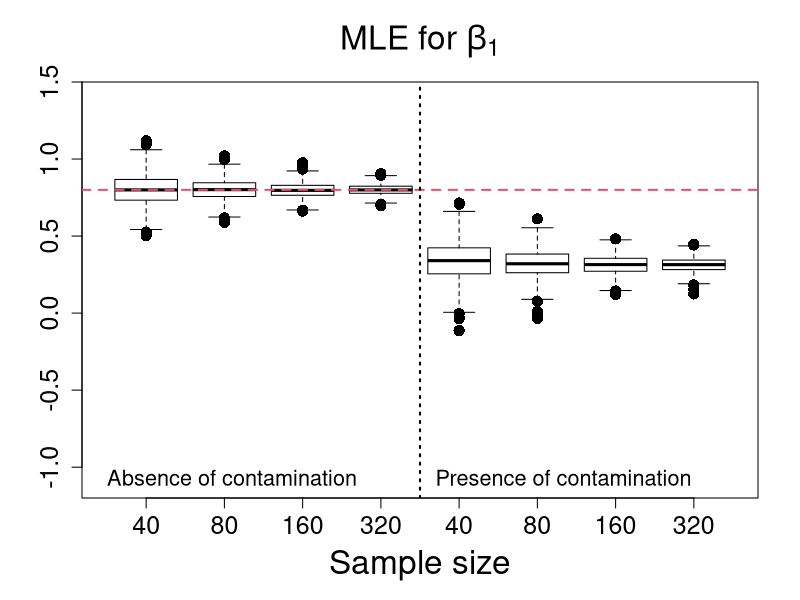
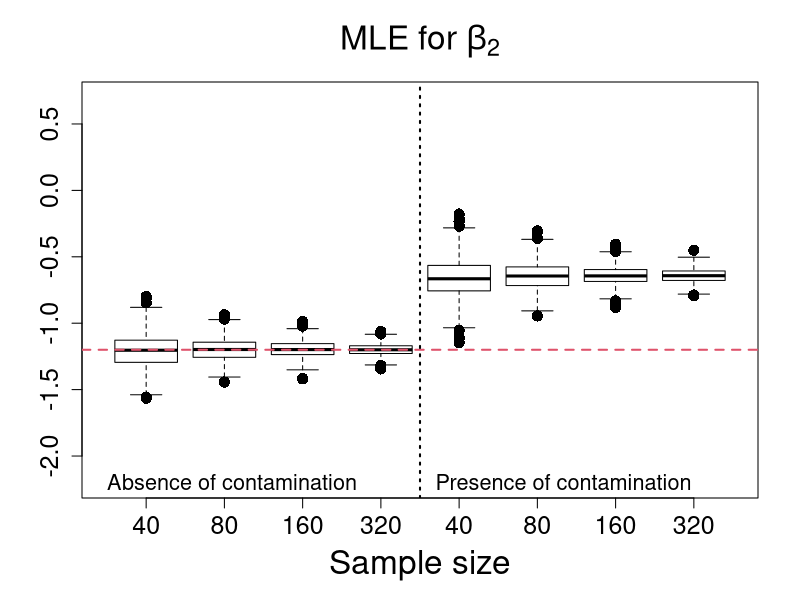
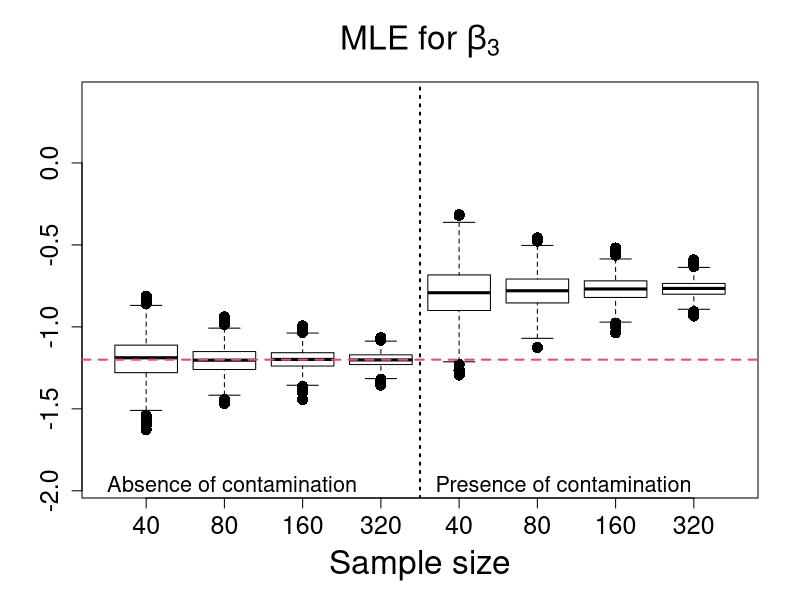
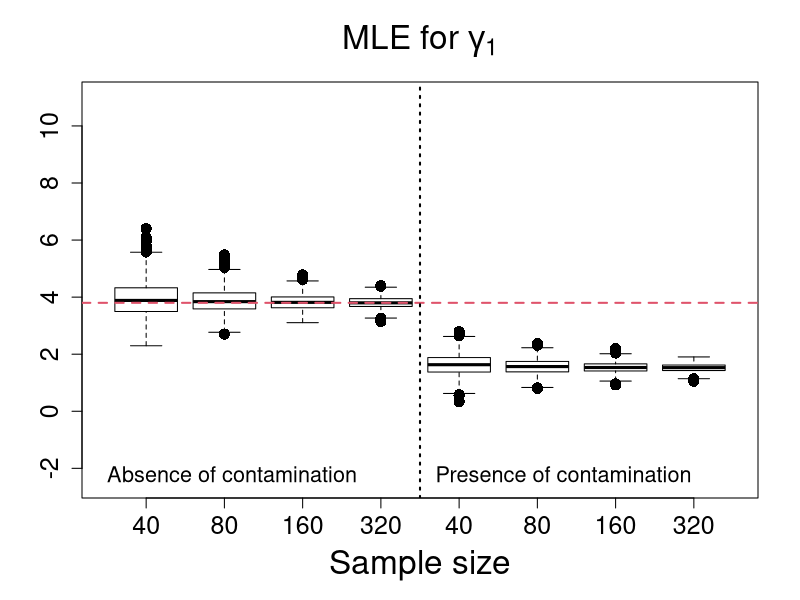
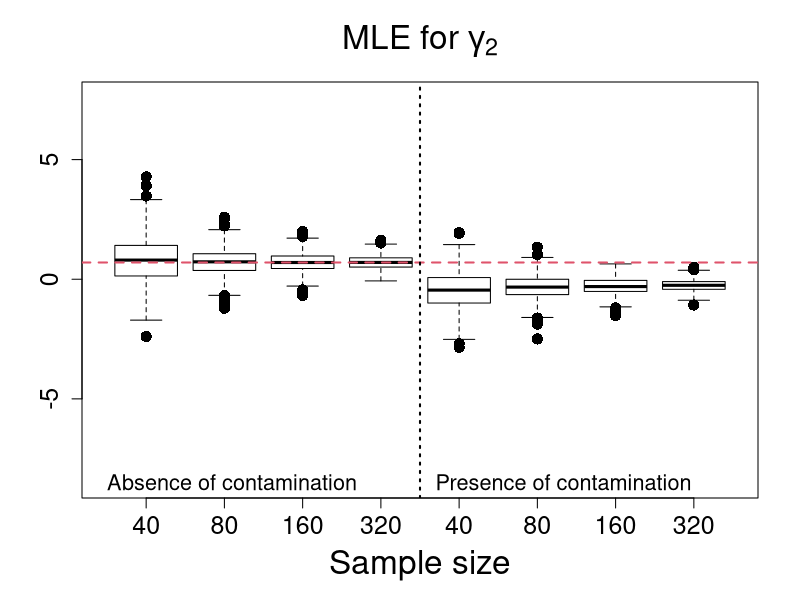
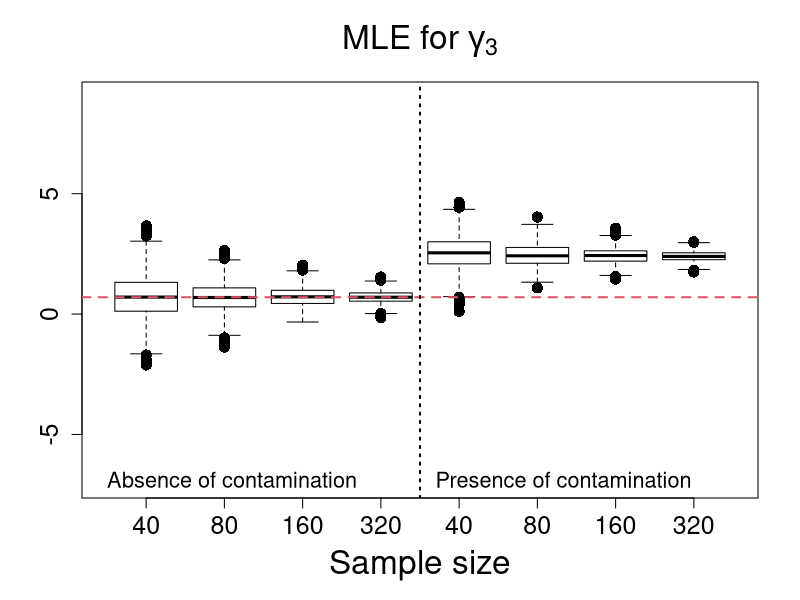
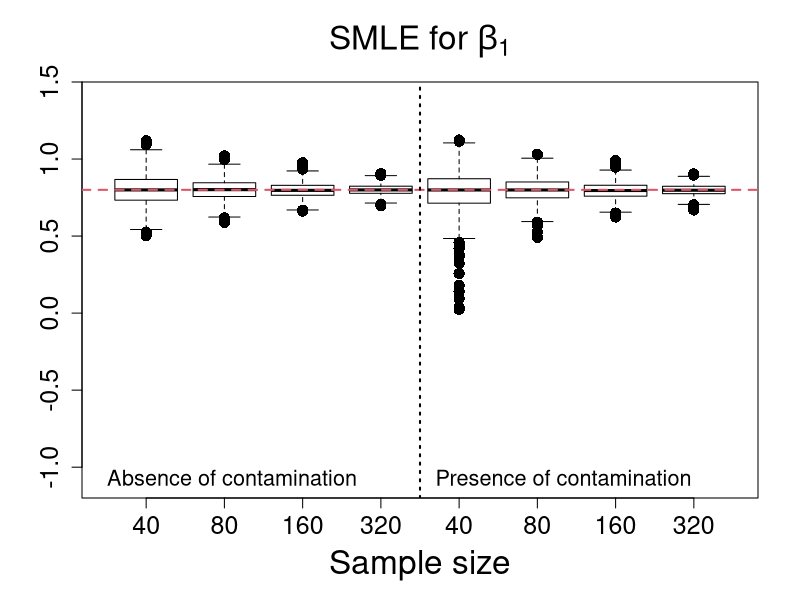
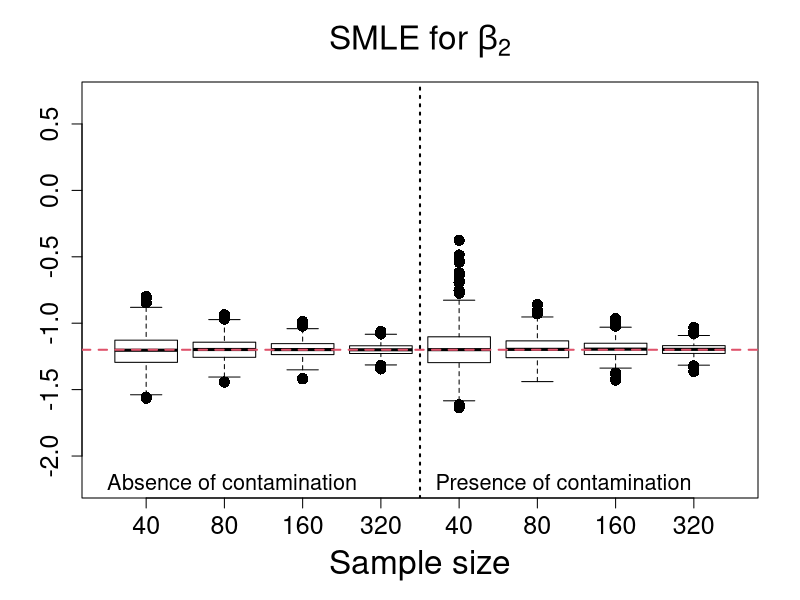

These charts were generated, in order, by the following R code:
rm(list=ls())

data40 <- read.table("Estimates_Scenario2_n40.txt", h=T)
data80 <- read.table("Estimates_Scenario2_n80.txt", h=T)
data160 <- read.table("Estimates_Scenario2_n160.txt", h=T)
data320 <- read.table("Estimates_Scenario2_n320.txt", h=T)

#**************************MLE estimates******************************#
MLE_beta1_n40 <- data40$MLE_beta1; MLEC_beta1_n40 <- data40$MLE_C_beta1
MLE_beta2_n40 <- data40$MLE_beta2; MLEC_beta2_n40 <- data40$MLE_C_beta2
MLE_beta3_n40 <- data40$MLE_beta3; MLEC_beta3_n40 <- data40$MLE_C_beta3
MLE_gama1_n40 <- data40$MLE_gama1; MLEC_gama1_n40 <- data40$MLE_C_gama1
MLE_gama2_n40 <- data40$MLE_gama2; MLEC_gama2_n40 <- data40$MLE_C_gama2
MLE_gama3_n40 <- data40$MLE_gama3; MLEC_gama3_n40 <- data40$MLE_C_gama3

MLE_beta1_n80 <- data80$MLE_beta1; MLEC_beta1_n80 <- data80$MLE_C_beta1
MLE_beta2_n80 <- data80$MLE_beta2; MLEC_beta2_n80 <- data80$MLE_C_beta2
MLE_beta3_n80 <- data80$MLE_beta3; MLEC_beta3_n80 <- data80$MLE_C_beta3
MLE_gama1_n80 <- data80$MLE_gama1; MLEC_gama1_n80 <- data80$MLE_C_gama1
MLE_gama2_n80 <- data80$MLE_gama2; MLEC_gama2_n80 <- data80$MLE_C_gama2
MLE_gama3_n80 <- data80$MLE_gama3; MLEC_gama3_n80 <- data80$MLE_C_gama3

MLE_beta1_n160 <- data160$MLE_beta1; MLEC_beta1_n160 <- data160$MLE_C_beta1
MLE_beta2_n160 <- data160$MLE_beta2; MLEC_beta2_n160 <- data160$MLE_C_beta2
MLE_beta3_n160 <- data160$MLE_beta3; MLEC_beta3_n160 <- data160$MLE_C_beta3
MLE_gama1_n160 <- data160$MLE_gama1; MLEC_gama1_n160 <- data160$MLE_C_gama1
MLE_gama2_n160 <- data160$MLE_gama2; MLEC_gama2_n160 <- data160$MLE_C_gama2
MLE_gama3_n160 <- data160$MLE_gama3; MLEC_gama3_n160 <- data160$MLE_C_gama3

MLE_beta1_n320 <- data320$MLE_beta1; MLEC_beta1_n320 <- data320$MLE_C_beta1
MLE_beta2_n320 <- data320$MLE_beta2; MLEC_beta2_n320 <- data320$MLE_C_beta2
MLE_beta3_n320 <- data320$MLE_beta3; MLEC_beta3_n320 <- data320$MLE_C_beta3
MLE_gama1_n320 <- data320$MLE_gama1; MLEC_gama1_n320 <- data320$MLE_C_gama1
MLE_gama2_n320 <- data320$MLE_gama2; MLEC_gama2_n320 <- data320$MLE_C_gama2
MLE_gama3_n320 <- data320$MLE_gama3; MLEC_gama3_n320 <- data320$MLE_C_gama3


#**************************SMLE estimates******************************#
SMLE_beta1_n40 <- data40$SMLE_beta1; SMLEC_beta1_n40 <- data40$SMLE_C_beta1
SMLE_beta2_n40 <- data40$SMLE_beta2; SMLEC_beta2_n40 <- data40$SMLE_C_beta2
SMLE_beta3_n40 <- data40$SMLE_beta3; SMLEC_beta3_n40 <- data40$SMLE_C_beta3
SMLE_gama1_n40 <- data40$SMLE_gama1; SMLEC_gama1_n40 <- data40$SMLE_C_gama1
SMLE_gama2_n40 <- data40$SMLE_gama2; SMLEC_gama2_n40 <- data40$SMLE_C_gama2
SMLE_gama3_n40 <- data40$SMLE_gama3; SMLEC_gama3_n40 <- data40$SMLE_C_gama3

SMLE_beta1_n80 <- data80$SMLE_beta1; SMLEC_beta1_n80 <- data80$SMLE_C_beta1
SMLE_beta2_n80 <- data80$SMLE_beta2; SMLEC_beta2_n80 <- data80$SMLE_C_beta2
SMLE_beta3_n80 <- data80$SMLE_beta3; SMLEC_beta3_n80 <- data80$SMLE_C_beta3
SMLE_gama1_n80 <- data80$SMLE_gama1; SMLEC_gama1_n80 <- data80$SMLE_C_gama1
SMLE_gama2_n80 <- data80$SMLE_gama2; SMLEC_gama2_n80 <- data80$SMLE_C_gama2
SMLE_gama3_n80 <- data80$SMLE_gama3; SMLEC_gama3_n80 <- data80$SMLE_C_gama3

SMLE_beta1_n160 <- data160$SMLE_beta1; SMLEC_beta1_n160 <- data160$SMLE_C_beta1
SMLE_beta2_n160 <- data160$SMLE_beta2; SMLEC_beta2_n160 <- data160$SMLE_C_beta2
SMLE_beta3_n160 <- data160$SMLE_beta3; SMLEC_beta3_n160 <- data160$SMLE_C_beta3
SMLE_gama1_n160 <- data160$SMLE_gama1; SMLEC_gama1_n160 <- data160$SMLE_C_gama1
SMLE_gama2_n160 <- data160$SMLE_gama2; SMLEC_gama2_n160 <- data160$SMLE_C_gama2
SMLE_gama3_n160 <- data160$SMLE_gama3; SMLEC_gama3_n160 <- data160$SMLE_C_gama3

SMLE_beta1_n320 <- data320$SMLE_beta1; SMLEC_beta1_n320 <- data320$SMLE_C_beta1
SMLE_beta2_n320 <- data320$SMLE_beta2; SMLEC_beta2_n320 <- data320$SMLE_C_beta2
SMLE_beta3_n320 <- data320$SMLE_beta3; SMLEC_beta3_n320 <- data320$SMLE_C_beta3
SMLE_gama1_n320 <- data320$SMLE_gama1; SMLEC_gama1_n320 <- data320$SMLE_C_gama1
SMLE_gama2_n320 <- data320$SMLE_gama2; SMLEC_gama2_n320 <- data320$SMLE_C_gama2
SMLE_gama3_n320 <- data320$SMLE_gama3; SMLEC_gama3_n320 <- data320$SMLE_C_gama3

#**************************MDPDE estimates******************************#

MDPDE_beta1_n40 <- data40$MDPDE_beta1; MDPDEC_beta1_n40 <- data40$MDPDE_C_beta1
MDPDE_beta2_n40 <- data40$MDPDE_beta2; MDPDEC_beta2_n40 <- data40$MDPDE_C_beta2
MDPDE_beta3_n40 <- data40$MDPDE_beta3; MDPDEC_beta3_n40 <- data40$MDPDE_C_beta3
MDPDE_gama1_n40 <- data40$MDPDE_gama1; MDPDEC_gama1_n40 <- data40$MDPDE_C_gama1
MDPDE_gama2_n40 <- data40$MDPDE_gama2; MDPDEC_gama2_n40 <- data40$MDPDE_C_gama2
MDPDE_gama3_n40 <- data40$MDPDE_gama3; MDPDEC_gama3_n40 <- data40$MDPDE_C_gama3

MDPDE_beta1_n80 <- data80$MDPDE_beta1; MDPDEC_beta1_n80 <- data80$MDPDE_C_beta1
MDPDE_beta2_n80 <- data80$MDPDE_beta2; MDPDEC_beta2_n80 <- data80$MDPDE_C_beta2
MDPDE_beta3_n80 <- data80$MDPDE_beta3; MDPDEC_beta3_n80 <- data80$MDPDE_C_beta3
MDPDE_gama1_n80 <- data80$MDPDE_gama1; MDPDEC_gama1_n80 <- data80$MDPDE_C_gama1
MDPDE_gama2_n80 <- data80$MDPDE_gama2; MDPDEC_gama2_n80 <- data80$MDPDE_C_gama2
MDPDE_gama3_n80 <- data80$MDPDE_gama3; MDPDEC_gama3_n80 <- data80$MDPDE_C_gama3

MDPDE_beta1_n160 <- data160$MDPDE_beta1; MDPDEC_beta1_n160 <- data160$MDPDE_C_beta1
MDPDE_beta2_n160 <- data160$MDPDE_beta2; MDPDEC_beta2_n160 <- data160$MDPDE_C_beta2
MDPDE_beta3_n160 <- data160$MDPDE_beta3; MDPDEC_beta3_n160 <- data160$MDPDE_C_beta3
MDPDE_gama1_n160 <- data160$MDPDE_gama1; MDPDEC_gama1_n160 <- data160$MDPDE_C_gama1
MDPDE_gama2_n160 <- data160$MDPDE_gama2; MDPDEC_gama2_n160 <- data160$MDPDE_C_gama2
MDPDE_gama3_n160 <- data160$MDPDE_gama3; MDPDEC_gama3_n160 <- data160$MDPDE_C_gama3

MDPDE_beta1_n320 <- data320$MDPDE_beta1; MDPDEC_beta1_n320 <- data320$MDPDE_C_beta1
MDPDE_beta2_n320 <- data320$MDPDE_beta2; MDPDEC_beta2_n320 <- data320$MDPDE_C_beta2
MDPDE_beta3_n320 <- data320$MDPDE_beta3; MDPDEC_beta3_n320 <- data320$MDPDE_C_beta3
MDPDE_gama1_n320 <- data320$MDPDE_gama1; MDPDEC_gama1_n320 <- data320$MDPDE_C_gama1
MDPDE_gama2_n320 <- data320$MDPDE_gama2; MDPDEC_gama2_n320 <- data320$MDPDE_C_gama2
MDPDE_gama3_n320 <- data320$MDPDE_gama3; MDPDEC_gama3_n320 <- data320$MDPDE_C_gama3

#********************MLE estimates of beta1****************#
boxplot(MLE_beta1_n40,MLE_beta1_n80,MLE_beta1_n160,MLE_beta1_n320,
MLEC_beta1_n40,MLEC_beta1_n80,MLEC_beta1_n160,MLEC_beta1_n320,
main=expression( paste("MLE for ", beta[1])),
xlab="Sample size",ylab="",names=c(40,80,160,320,40,80,160,320),outline=T,
ylim=c(-1.1,1.4), cex=1.5,cex.lab=2.0,cex.axis=1.5,cex.main=2.0, pch=16, col=NULL)
abline(0.8,0,col=2,lty=2,lwd=2)
abline(v=4.5,lty=3,lwd=2)
legend(0.0,-0.9,"Absence of contamination",bty="n",cex=1.3)
legend(4.2,-0.9,"Presence of contamination",bty="n",cex=1.3)

#********************MLE estimates of beta2****************#
boxplot(MLE_beta2_n40,MLE_beta2_n80,MLE_beta2_n160,MLE_beta2_n320,
MLEC_beta2_n40,MLEC_beta2_n80,MLEC_beta2_n160,MLEC_beta2_n320,
main=expression( paste("MLE for ", beta[2])),
xlab="Sample size",ylab="",names=c(40,80,160,320,40,80,160,320),outline=T,
ylim=c(-2.2,0.7), cex=1.5,cex.lab=2.0,cex.axis=1.5,cex.main=2.0, pch=16, col=NULL)
abline(-1.2,0,col=2,lty=2,lwd=2)
abline(v=4.5,lty=3,lwd=2)
legend(0.0,-2.0,"Absence of contamination",bty="n",cex=1.3)
legend(4.2,-2.0,"Presence of contamination",bty="n",cex=1.3)

#********************MLE estimates of beta3****************#
boxplot(MLE_beta3_n40,MLE_beta3_n80,MLE_beta3_n160,MLE_beta3_n320,
MLEC_beta3_n40,MLEC_beta3_n80,MLEC_beta3_n160,MLEC_beta3_n320,
main=expression( paste("MLE for ", beta[3])),
xlab="Sample size",ylab="",names=c(40,80,160,320,40,80,160,320),outline=T,
ylim=c(-1.95,0.4), cex=1.5,cex.lab=2.0,cex.axis=1.5,cex.main=2.0, pch=16, col=NULL)
abline(-1.2,0,col=2,lty=2,lwd=2)
abline(v=4.5,lty=3,lwd=2)
legend(0.0,-1.8,"Absence of contamination",bty="n",cex=1.3)
legend(4.2,-1.8,"Presence of contamination",bty="n",cex=1.3)

#********************MLE estimates of gamma1****************#
boxplot(MLE_gama1_n40,MLE_gama1_n80,MLE_gama1_n160,MLE_gama1_n320,
MLEC_gama1_n40,MLEC_gama1_n80,MLEC_gama1_n160,MLEC_gama1_n320,
main=expression( paste("MLE for ", gamma[1])),
xlab="Sample size",ylab="",names=c(40,80,160,320,40,80,160,320),outline=T,
ylim=c(-2.5,11), cex=1.5,cex.lab=2.0,cex.axis=1.5,cex.main=2.0, pch=16, col=NULL)
abline(3.8,0,col=2,lty=2,lwd=2)
abline(v=4.5,lty=3,lwd=2)
legend(0.0,-1.3,"Absence of contamination",bty="n",cex=1.3)
legend(4.2,-1.3,"Presence of contamination",bty="n",cex=1.3)

#********************MLE estimates of gamma2****************#
boxplot(MLE_gama2_n40,MLE_gama2_n80,MLE_gama2_n160,MLE_gama2_n320,
MLEC_gama2_n40,MLEC_gama2_n80,MLEC_gama2_n160,MLEC_gama2_n320,
main=expression( paste("MLE for ", gamma[2])),
xlab="Sample size",ylab="",names=c(40,80,160,320,40,80,160,320),outline=T,
ylim=c(-8.5,7.6), cex=1.5,cex.lab=2.0,cex.axis=1.5,cex.main=2.0, pch=16, col=NULL)
abline(0.7,0,col=2,lty=2,lwd=2)
abline(v=4.5,lty=3,lwd=2)
legend(0.0,-7.4,"Absence of contamination",bty="n",cex=1.3)
legend(4.2,-7.4,"Presence of contamination",bty="n",cex=1.3)

#********************MLE estimates of gamma3****************#
boxplot(MLE_gama3_n40,MLE_gama3_n80,MLE_gama3_n160,MLE_gama3_n320,
MLEC_gama3_n40,MLEC_gama3_n80,MLEC_gama3_n160,MLEC_gama3_n320,
main=expression( paste("MLE for ", gamma[3])),
xlab="Sample size",ylab="",names=c(40,80,160,320,40,80,160,320),outline=T,
ylim=c(-7.0,9), cex=1.5,cex.lab=2.0,cex.axis=1.5,cex.main=2.0, pch=16, col=NULL)
abline(0.7,0,col=2,lty=2,lwd=2)
abline(v=4.5,lty=3,lwd=2)
legend(0.0,-5.8,"Absence of contamination",bty="n",cex=1.3)
legend(4.2,-5.8,"Presence of contamination",bty="n",cex=1.3)

#**************************SMLE estimates******************************#

#********************SMLE estimates of beta1****************#
boxplot(SMLE_beta1_n40,SMLE_beta1_n80,SMLE_beta1_n160,SMLE_beta1_n320,
SMLEC_beta1_n40,SMLEC_beta1_n80,SMLEC_beta1_n160,SMLEC_beta1_n320,
main=expression( paste("SMLE for ", beta[1])),
xlab="Sample size",ylab="",names=c(40,80,160,320,40,80,160,320),outline=T,
ylim=c(-1.1,1.4), cex=1.5,cex.lab=2.0,cex.axis=1.5,cex.main=2.0, pch=16, col=NULL)
abline(0.8,0,col=2,lty=2,lwd=2)
abline(v=4.5,lty=3,lwd=2)
legend(0.0,-0.9,"Absence of contamination",bty="n",cex=1.3)
legend(4.2,-0.9,"Presence of contamination",bty="n",cex=1.3)

#********************SMLE estimates of beta2****************#
boxplot(SMLE_beta2_n40,SMLE_beta2_n80,SMLE_beta2_n160,SMLE_beta2_n320,
SMLEC_beta2_n40,SMLEC_beta2_n80,SMLEC_beta2_n160,SMLEC_beta2_n320,
main=expression( paste("SMLE for ", beta[2])),
xlab="Sample size",ylab="",names=c(40,80,160,320,40,80,160,320),outline=T,
ylim=c(-2.2,0.7), cex=1.5,cex.lab=2.0,cex.axis=1.5,cex.main=2.0, pch=16, col=NULL)
abline(-1.2,0,col=2,lty=2,lwd=2)
abline(v=4.5,lty=3,lwd=2)
legend(0.0,-2.0,"Absence of contamination",bty="n",cex=1.3)
legend(4.2,-2.0,"Presence of contamination",bty="n",cex=1.3)

#********************SMLE estimates of beta3****************#
boxplot(SMLE_beta3_n40,SMLE_beta3_n80,SMLE_beta3_n160,SMLE_beta3_n320,
SMLEC_beta3_n40,SMLEC_beta3_n80,SMLEC_beta3_n160,SMLEC_beta3_n320,
main=expression( paste("SMLE for ", beta[3])),
xlab="Sample size",ylab="",names=c(40,80,160,320,40,80,160,320),outline=T,
ylim=c(-1.95,0.4), cex=1.5,cex.lab=2.0,cex.axis=1.5,cex.main=2.0, pch=16, col=NULL)
abline(-1.2,0,col=2,lty=2,lwd=2)
abline(v=4.5,lty=3,lwd=2)
legend(0.0,-1.8,"Absence of contamination",bty="n",cex=1.3)
legend(4.2,-1.8,"Presence of contamination",bty="n",cex=1.3)

#********************SMLE estimates of gamma1****************#
boxplot(SMLE_gama1_n40,SMLE_gama1_n80,SMLE_gama1_n160,SMLE_gama1_n320,
SMLEC_gama1_n40,SMLEC_gama1_n80,SMLEC_gama1_n160,SMLEC_gama1_n320,
main=expression( paste("SMLE for ", gamma[1])),
xlab="Sample size",ylab="",names=c(40,80,160,320,40,80,160,320),outline=T,
ylim=c(-2.5,11), cex=1.5,cex.lab=2.0,cex.axis=1.5,cex.main=2.0, pch=16, col=NULL)
abline(3.8,0,col=2,lty=2,lwd=2)
abline(v=4.5,lty=3,lwd=2)
legend(0.0,-1.3,"Absence of contamination",bty="n",cex=1.3)
legend(4.2,-1.3,"Presence of contamination",bty="n",cex=1.3)

#********************SMLE estimates of gamma2****************#
boxplot(SMLE_gama2_n40,SMLE_gama2_n80,SMLE_gama2_n160,SMLE_gama2_n320,
SMLEC_gama2_n40,SMLEC_gama2_n80,SMLEC_gama2_n160,SMLEC_gama2_n320,
main=expression( paste("SMLE for ", gamma[2])),
xlab="Sample size",ylab="",names=c(40,80,160,320,40,80,160,320),outline=T,
ylim=c(-8.5,7.6), cex=1.5,cex.lab=2.0,cex.axis=1.5,cex.main=2.0, pch=16, col=NULL)
abline(0.7,0,col=2,lty=2,lwd=2)
abline(v=4.5,lty=3,lwd=2)
legend(0.0,-7.4,"Absence of contamination",bty="n",cex=1.3)
legend(4.2,-7.4,"Presence of contamination",bty="n",cex=1.3)

#********************SMLE estimates of gamma3****************#
boxplot(SMLE_gama3_n40,SMLE_gama3_n80,SMLE_gama3_n160,SMLE_gama3_n320,
SMLEC_gama3_n40,SMLEC_gama3_n80,SMLEC_gama3_n160,SMLEC_gama3_n320,
main=expression( paste("SMLE for ", gamma[3])),
xlab="Sample size",ylab="",names=c(40,80,160,320,40,80,160,320),outline=T,
ylim=c(-7.0,9), cex=1.5,cex.lab=2.0,cex.axis=1.5,cex.main=2.0, pch=16, col=NULL)
abline(0.7,0,col=2,lty=2,lwd=2)
abline(v=4.5,lty=3,lwd=2)
legend(0.0,-5.8,"Absence of contamination",bty="n",cex=1.3)
legend(4.2,-5.8,"Presence of contamination",bty="n",cex=1.3)

#**************************MDPDE estimates******************************#

#********************MDPDE estimates of beta1****************#
boxplot(MDPDE_beta1_n40,MDPDE_beta1_n80,MDPDE_beta1_n160,MDPDE_beta1_n320,
MDPDEC_beta1_n40,MDPDEC_beta1_n80,MDPDEC_beta1_n160,MDPDEC_beta1_n320,
main=expression( paste("MDPDE for ", beta[1])),
xlab="Sample size",ylab="",names=c(40,80,160,320,40,80,160,320),outline=T,
ylim=c(-1.1,1.4), cex=1.5,cex.lab=2.0,cex.axis=1.5,cex.main=2.0, pch=16, col=NULL)
abline(0.8,0,col=2,lty=2,lwd=2)
abline(v=4.5,lty=3,lwd=2)
legend(0.0,-0.9,"Absence of contamination",bty="n",cex=1.3)
legend(4.2,-0.9,"Presence of contamination",bty="n",cex=1.3)

#********************MDPDE estimates of beta2****************#
boxplot(MDPDE_beta2_n40,MDPDE_beta2_n80,MDPDE_beta2_n160,MDPDE_beta2_n320,
MDPDEC_beta2_n40,MDPDEC_beta2_n80,MDPDEC_beta2_n160,MDPDEC_beta2_n320,
main=expression( paste("MDPDE for ", beta[2])),
xlab="Sample size",ylab="",names=c(40,80,160,320,40,80,160,320),outline=T,
ylim=c(-2.2,0.7), cex=1.5,cex.lab=2.0,cex.axis=1.5,cex.main=2.0, pch=16, col=NULL)
abline(-1.2,0,col=2,lty=2,lwd=2)
abline(v=4.5,lty=3,lwd=2)
legend(0.0,-2.0,"Absence of contamination",bty="n",cex=1.3)
legend(4.2,-2.0,"Presence of contamination",bty="n",cex=1.3)

#********************MDPDE estimates of beta3****************#
boxplot(MDPDE_beta3_n40,MDPDE_beta3_n80,MDPDE_beta3_n160,MDPDE_beta3_n320,
MDPDEC_beta3_n40,MDPDEC_beta3_n80,MDPDEC_beta3_n160,MDPDEC_beta3_n320,
main=expression( paste("MDPDE for ", beta[3])),
xlab="Sample size",ylab="",names=c(40,80,160,320,40,80,160,320),outline=T,
ylim=c(-1.95,0.4), cex=1.5,cex.lab=2.0,cex.axis=1.5,cex.main=2.0, pch=16, col=NULL)
abline(-1.2,0,col=2,lty=2,lwd=2)
abline(v=4.5,lty=3,lwd=2)
legend(0.0,-1.8,"Absence of contamination",bty="n",cex=1.3)
legend(4.2,-1.8,"Presence of contamination",bty="n",cex=1.3)

#********************MDPDE estimates of gamma1****************#
boxplot(MDPDE_gama1_n40,MDPDE_gama1_n80,MDPDE_gama1_n160,MDPDE_gama1_n320,
MDPDEC_gama1_n40,MDPDEC_gama1_n80,MDPDEC_gama1_n160,MDPDEC_gama1_n320,
main=expression( paste("MDPDE for ", gamma[1])),
xlab="Sample size",ylab="",names=c(40,80,160,320,40,80,160,320),outline=T,
ylim=c(-2.5,11), cex=1.5,cex.lab=2.0,cex.axis=1.5,cex.main=2.0, pch=16, col=NULL)
abline(3.8,0,col=2,lty=2,lwd=2)
abline(v=4.5,lty=3,lwd=2)
legend(0.0,-1.3,"Absence of contamination",bty="n",cex=1.3)
legend(4.2,-1.3,"Presence of contamination",bty="n",cex=1.3)

#********************MDPDE estimates of gamma2****************#
boxplot(MDPDE_gama2_n40,MDPDE_gama2_n80,MDPDE_gama2_n160,MDPDE_gama2_n320,
MDPDEC_gama2_n40,MDPDEC_gama2_n80,MDPDEC_gama2_n160,MDPDEC_gama2_n320,
main=expression( paste("MDPDE for ", gamma[2])),
xlab="Sample size",ylab="",names=c(40,80,160,320,40,80,160,320),outline=T,
ylim=c(-8.5,7.6), cex=1.5,cex.lab=2.0,cex.axis=1.5,cex.main=2.0, pch=16, col=NULL)
abline(0.7,0,col=2,lty=2,lwd=2)
abline(v=4.5,lty=3,lwd=2)
legend(0.0,-7.4,"Absence of contamination",bty="n",cex=1.3)
legend(4.2,-7.4,"Presence of contamination",bty="n",cex=1.3)

#********************MDPDE estimates of gamma3****************#
boxplot(MDPDE_gama3_n40,MDPDE_gama3_n80,MDPDE_gama3_n160,MDPDE_gama3_n320,
MDPDEC_gama3_n40,MDPDEC_gama3_n80,MDPDEC_gama3_n160,MDPDEC_gama3_n320,
main=expression( paste("MDPDE for ", gamma[3])),
xlab="Sample size",ylab="",names=c(40,80,160,320,40,80,160,320),outline=T,
ylim=c(-7.0,9), cex=1.5,cex.lab=2.0,cex.axis=1.5,cex.main=2.0, pch=16, col=NULL)
abline(0.7,0,col=2,lty=2,lwd=2)
abline(v=4.5,lty=3,lwd=2)
legend(0.0,-5.8,"Absence of contamination",bty="n",cex=1.3)
legend(4.2,-5.8,"Presence of contamination",bty="n",cex=1.3)










